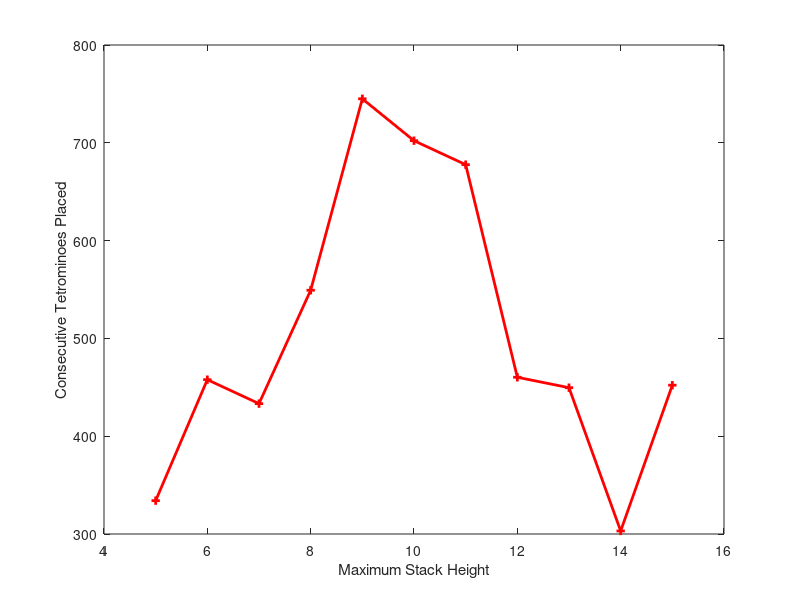
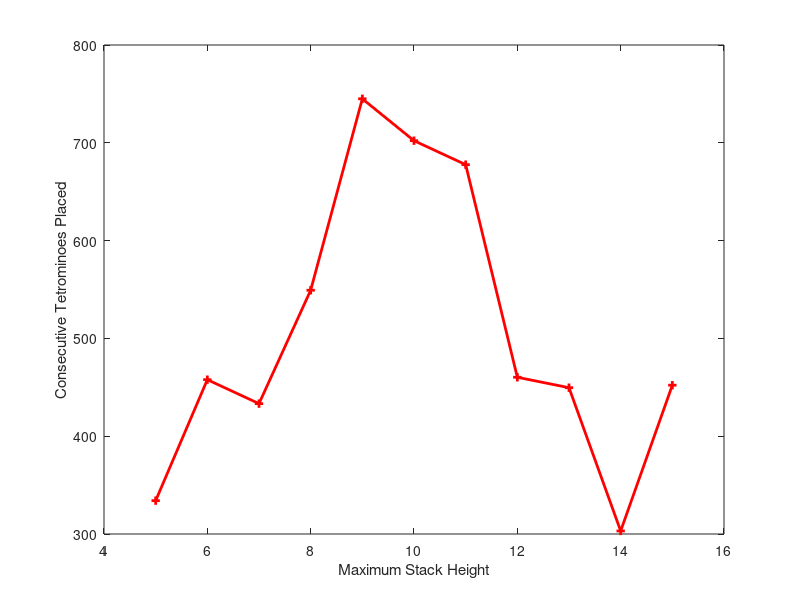
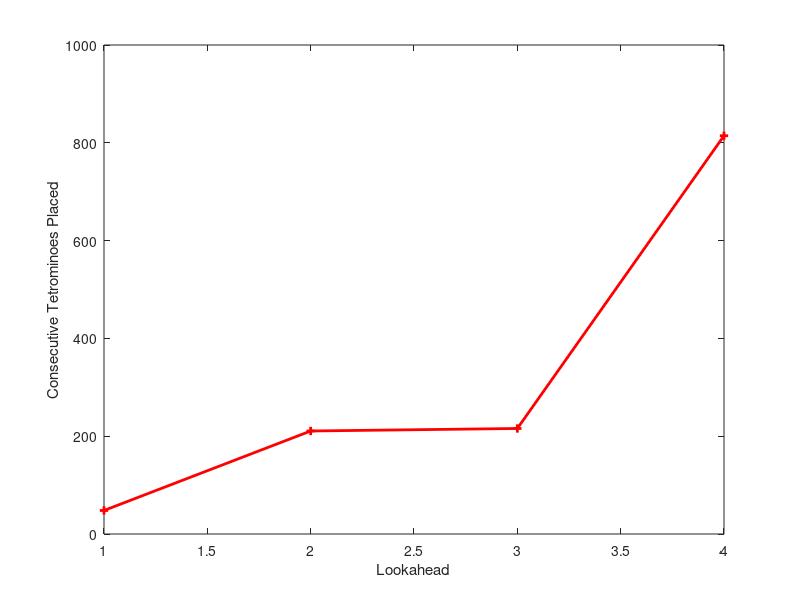
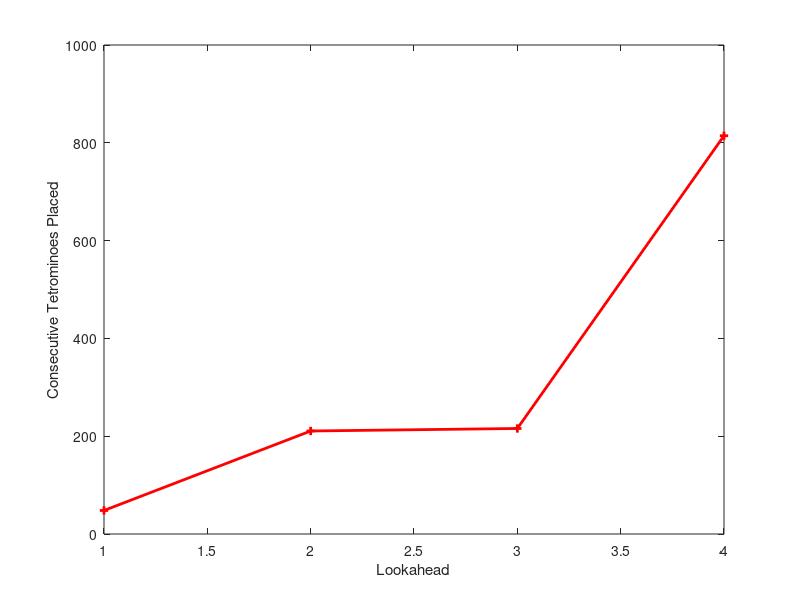

These figures' MATLAB source, in order:
heights = 5:15;
means_d4 = [668.2,915.6,866.6,1098.5,1490.0,1404.3,1355.3,920.5,899.2,606.2,904.3]/2;
fig = figure;
plot(heights, means_d4, 'r+-', 'LineWidth', 2);
xlabel 'Maximum Stack Height'
ylabel 'Consecutive Tetrominoes Placed'
saveas(fig, 'height_v_time_d4.pdf');
saveas(fig, 'height_v_time_d4.png');
close all

depths = 1:4
mean_times = [48.1,210.65,215.8,814.45];
fig = figure;
plot(depths, mean_times, 'r+-', 'LineWidth', 2);
xlabel 'Lookahead'
ylabel 'Consecutive Tetrominoes Placed'
saveas(fig, 'lookahead_v_time.pdf');
saveas(fig, 'lookahead_v_time.png');
close all
